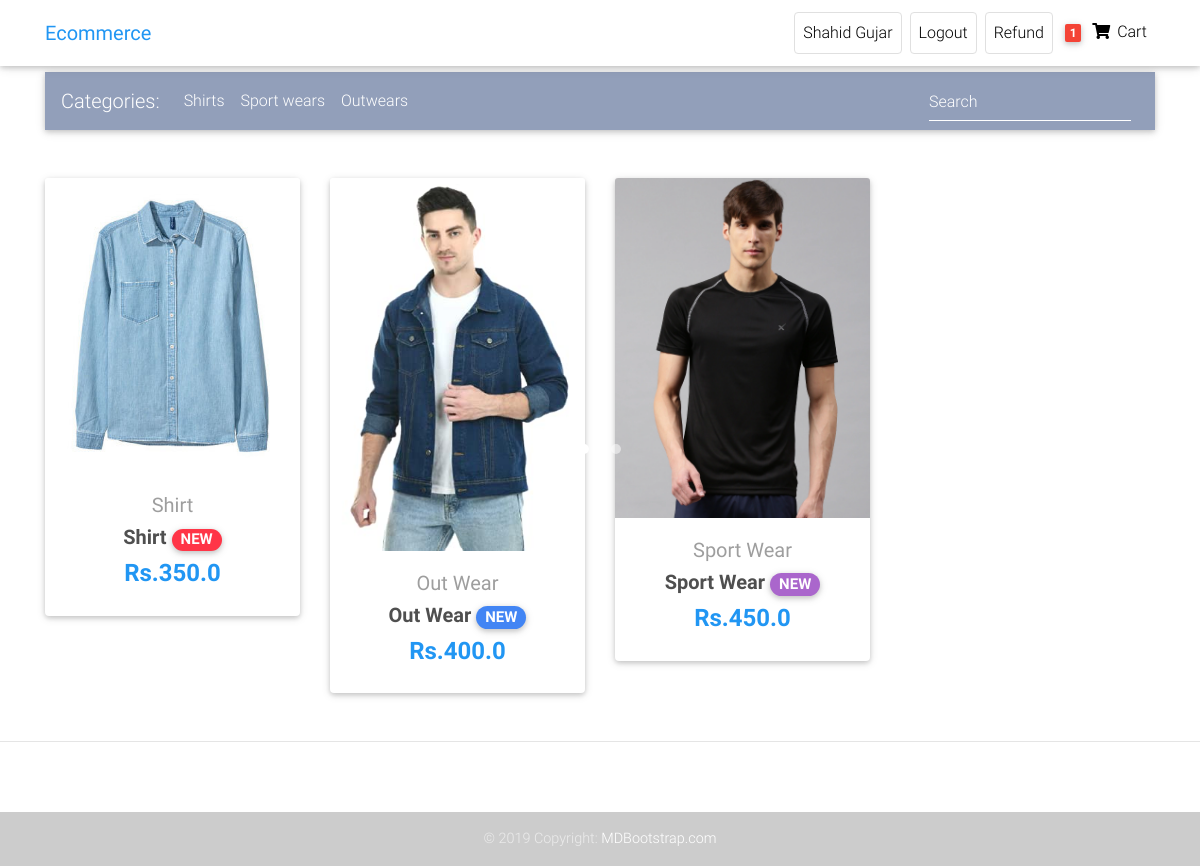
The page / (signed in) on the database as committed earlier.
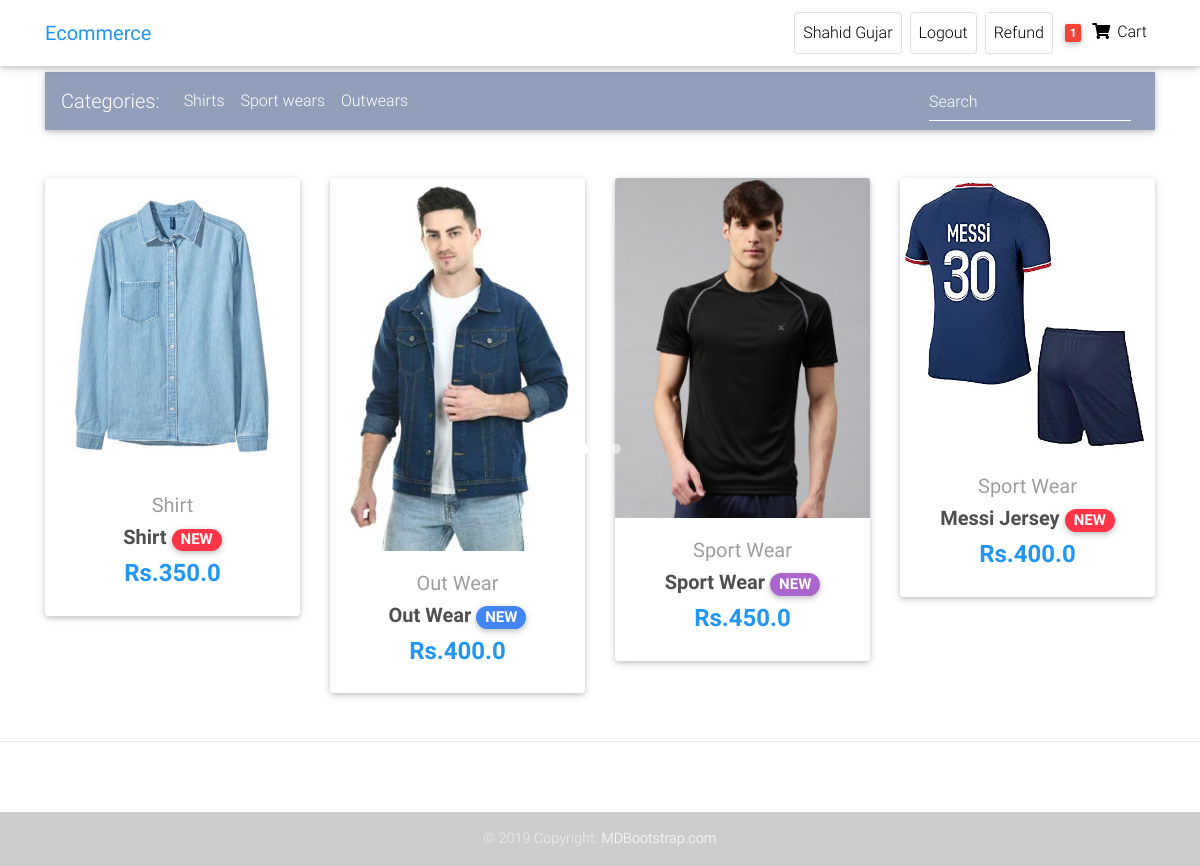
The same page on the database as committed later.
### front/models.py (models this page shows, shortened)
class Item(models.Model):
    title=models.CharField(max_length=50)
    price=models.FloatField()
    discount_price=models.FloatField(blank=True,null=True)
    category=models.CharField(choices=CATEGORY_CHOICES,max_length=2)
    label=models.CharField(choices=LABEL_CHOICES,max_length=1)
    slug=models.SlugField()
    description=models.TextField()
    image=models.ImageField(upload_to='Images',null=True,blank=True)
    def get_absolute_url(self):
        return reverse("product", kwargs={"slug": self.slug})

### front/views.py (the view)
# urls.py: path('', HomeView.as_view(),name="home"),
class HomeView(LoginRequiredMixin,ListView):
    model=Item
    paginate_by=5
    template_name='ecommerce/home-page.html'

### front/templatetags/cart_template_tags.py (called while the page is built)
@register.filter
def cart_item_count(user):
    if user.is_authenticated:
        qs=Order.objects.filter(user=user,ordered=False)
        if qs.exists():
            return qs[0].items.count()
    return 0

### front/templates/Ecommerce/home-page.html (shortened to what the changed rows need)
<!DOCTYPE html>
{% load static %}
{% load cart_template_tags %}
<html lang="en">
<head>
  {% block head %}
  <link rel="stylesheet" href="https://use.fontawesome.com/releases/v5.11.2/css/all.css">
  <link href="{% static 'css/bootstrap.min.css' %}" rel="stylesheet">
  <link href="{% static 'css/mdb.min.css' %}" rel="stylesheet">
  <link href="{% static 'static' %}" rel="stylesheet">
  {% endblock head %}
</head>
<body>
{% block body %}
  <div id="carousel-example-1z" class="carousel slide carousel-fade pt-4" data-ride="carousel">
  <main>
    <div class="container mt-5">
      <section class="text-center mb-4">
        <div class="row wow fadeIn">
        {% for item in object_list %}
          <div class="col-lg-3 col-md-6 mb-4">
            <div class="card">
              <div class="view overlay">
                <img src="{{item.image.url}}" class="card-img-top"
                  alt="">
              </div>
              <div class="card-body text-center">
                <a href="" class="grey-text">
                  <h5>{{item.get_category_display}}</h5>
                </a>
                <h5>
                  <strong>
                    <a href="{{item.get_absolute_url}}" class="dark-grey-text">{{item.title}}
                      <span class="badge badge-pill {{item.get_label_display}}-color">NEW</span>
                    </a>
                  </strong>
                </h5>
                {% if item.discount_price %}
                <h4 class="font-weight-bold blue-text">
                  <strong>Rs.{{item.discount_price}}</strong>
                </h4>
                {% else %}<h4 class="font-weight-bold blue-text">
                  <strong>Rs.{{item.price}}</strong>
                </h4>{% endif %}
              </div>
            </div>
          </div>
          {% endfor %}
        </div>
      </section>
    </div>
  </main>
  {% endblock body %}
</body>
</html>

Rows that differ between the two databases and show on the page:
added Item: image (picture), category "Sport Wear", title "Messi Jersey", price "400.0"
